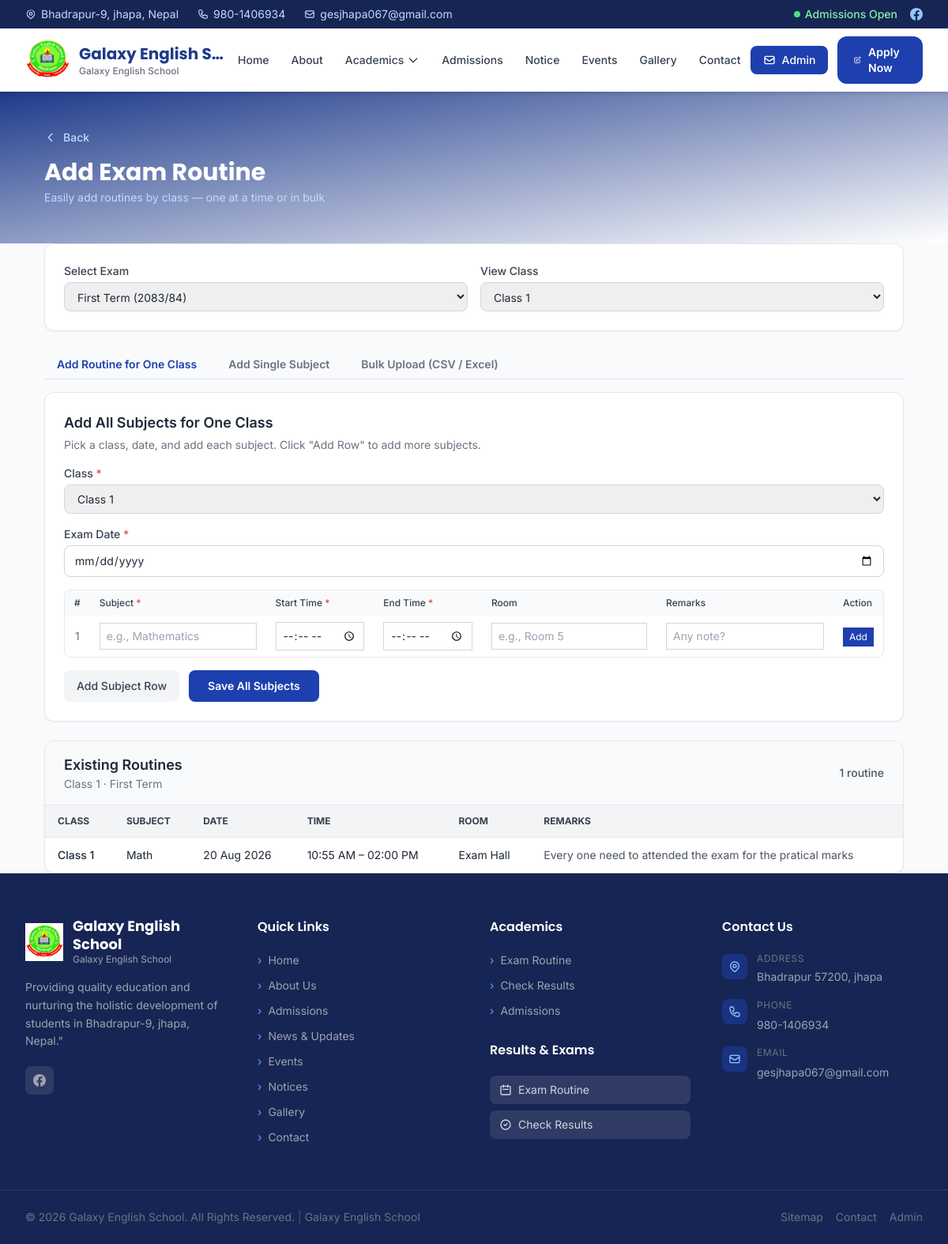
Before: /exam-routine/add/ (signed in) with the older database file.
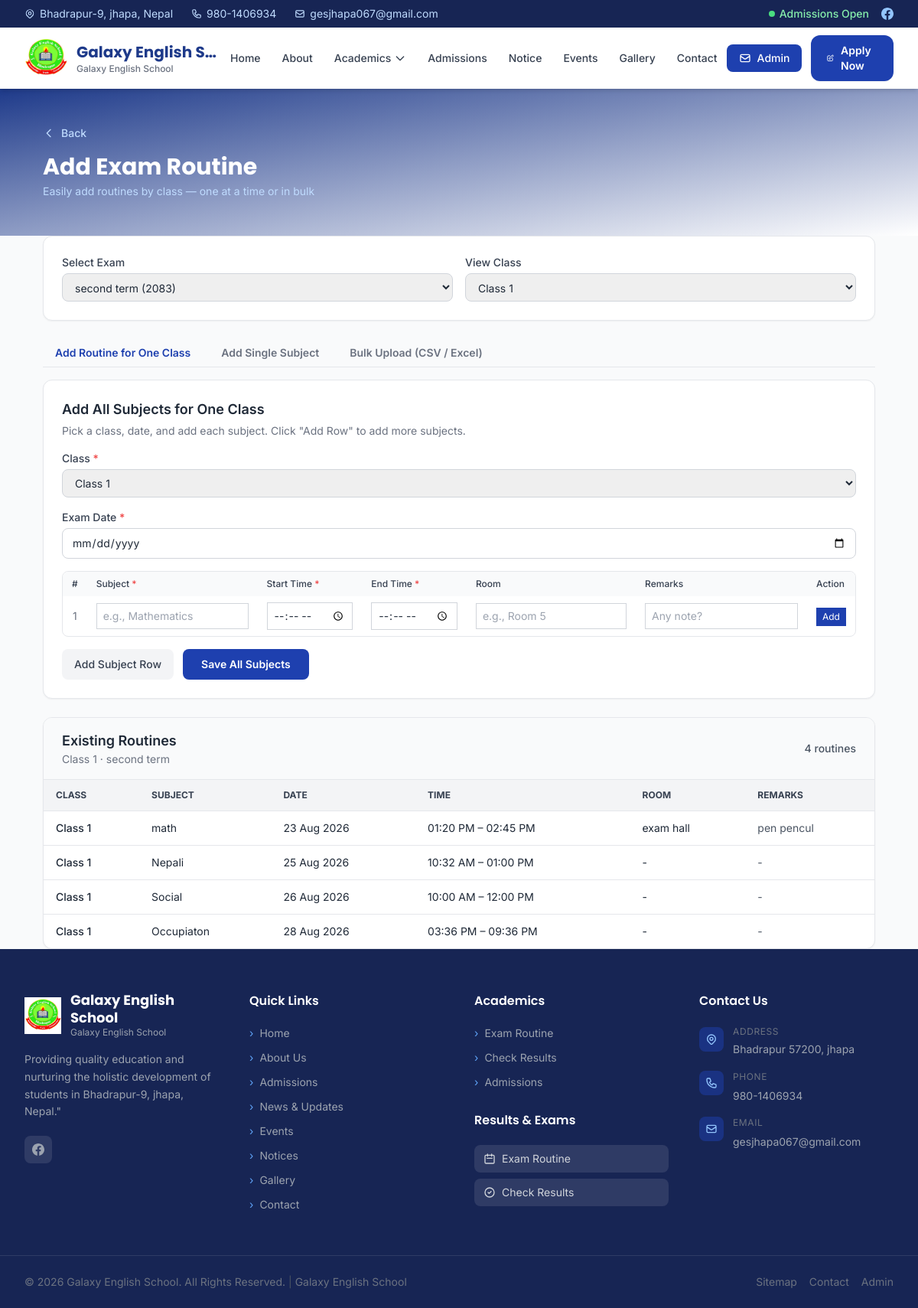
After: the same page with the newer database file.
### apps/academics/models.py (models this page shows, shortened)
class Exam(models.Model):
    name = models.CharField(
        max_length=200,
        help_text="e.g., First Terminal Examination 2083"
    )
    academic_year = models.CharField(
        max_length=20,
        help_text="e.g., 2083/84"
    )
    start_date = models.DateField()
    end_date = models.DateField()
    is_published = models.BooleanField(default=False)
    created_at = models.DateTimeField(auto_now_add=True)
    updated_at = models.DateTimeField(auto_now=True)
    class Meta:
        ordering = ['-start_date']
        verbose_name = "Exam"
        verbose_name_plural = "Exams"
        indexes = [
            models.Index(fields=['-start_date']),
            models.Index(fields=['academic_year']),
        ]

class ExamRoutine(models.Model):
    GRADE_CHOICES = [
        ('1', 'Class 1'),
        ('2', 'Class 2'),
        ('3', 'Class 3'),
        ('4', 'Class 4'),
        ('5', 'Class 5'),
        ('6', 'Class 6'),
        ('7', 'Class 7'),
        ('8', 'Class 8'),
        ('9', 'Class 9'),
        ('10', 'Class 10'),
    ]
    exam = models.ForeignKey(
        Exam,
        on_delete=models.CASCADE,
        related_name='routines'
    )
    grade = models.CharField(
        max_length=2,
        choices=GRADE_CHOICES,
        verbose_name="Class",
        help_text="Select the class (Class 1 - Class 10)"
    )
    subject = models.CharField(max_length=200)
    exam_date = models.DateField()
    start_time = models.TimeField()
    end_time = models.TimeField()
    room = models.CharField(
        max_length=100,
        blank=True,
        help_text="Exam room or hall"
    )
    remarks = models.CharField(
        max_length=300,
        blank=True,
        help_text="Additional notes"
    )
    created_at = models.DateTimeField(auto_now_add=True)
    updated_at = models.DateTimeField(auto_now=True)
    class Meta:
        ordering = ['grade', 'exam_date', 'start_time']
        verbose_name = "Exam Routine"
        verbose_name_plural = "Exam Routines"
        indexes = [
            models.Index(fields=['exam_date']),
            models.Index(fields=['exam', 'grade']),
            models.Index(fields=['grade']),
        ]
        constraints = [
            models.UniqueConstraint(
                fields=[
                    'exam',
                    'grade',
                    'subject',
                    'exam_date',
                    'start_time',
                ],
                name='unique_exam_routine',
            ),
        ]

### apps/academics/views.py (the view, shortened to what this page needs)
# urls.py: path('exam-routine/add/', views.exam_routine_add, name='exam_routine_add'),
@staff_member_required
def exam_routine_add(request, exam_id=None):
    if not request.user.is_superuser:
        messages.error(request, "You don't have permission to add exam routines. Only administrators can access this page.")
        return redirect('core:home')
    school = SchoolSettings.get_settings()
    exams = Exam.objects.all().order_by('-start_date')
    selected_exam = None
    selected_grade = request.GET.get('grade', '1')
    routines = []
    manual_form_errors = []
    if exam_id:
        selected_exam = get_object_or_404(Exam, pk=exam_id)
    elif request.GET.get('exam'):
        selected_exam = get_object_or_404(
            Exam, pk=request.GET.get('exam')
        )
    elif exams.exists():
        selected_exam = exams.first()
    if selected_exam:
        routines = ExamRoutine.objects.filter(
            exam=selected_exam
        ).order_by('grade', 'exam_date', 'start_time')
        if selected_grade:
            routines = routines.filter(grade=selected_grade)
    context = {
        'school': school,
        'exams': exams,
        'selected_exam': selected_exam,
        'selected_grade': selected_grade,
        'routines': routines,
        'grade_choices': ExamRoutine.GRADE_CHOICES,
        'manual_form_errors': manual_form_errors,
        'page_title': 'Add Exam Routine',
    }
    return render(
        request,
        'academics/admin_exam_routine.html',
        context
    )

### apps/core/context_processors.py (called while the page is built)
def school_settings(request):
    try:
        settings_obj = SchoolSettings.get_settings()
    except Exception:
        settings_obj = None
    return {
        'school_settings': settings_obj,
    }

### apps/core/models.py (called while the page is built)
    @classmethod
    def get_settings(cls):
        cached = cache.get(cls.CACHE_KEY)
        if cached is not None:
            return cached
        obj, created = cls.objects.get_or_create(
            pk=1,
            defaults={
                'school_name': 'Galaxy English School',
                'organization_name': 'Galaxy English School',
            }
        )
        cache.set(cls.CACHE_KEY, obj)
        return obj

### templates/academics/admin_exam_routine.html (shortened to what the changed rows need)
{% extends 'base.html' %}
{% load static %}
{% block content %}
<section class="bg-gradient-to-br from-primary-800 to-primary-600 py-12">
    <div class="max-w-6xl mx-auto px-4 sm:px-6 lg:px-8">
        <h1 class="font-heading font-bold text-2xl lg:text-3xl text-white">Add Exam Routine</h1>
    </div>
</section>
<section class="py-8 bg-gray-50">
    <div class="max-w-6xl mx-auto px-4 sm:px-6 lg:px-8">
        <div class="bg-white rounded-xl border border-gray-200 shadow-sm p-6 mb-6">
            <form method="get" class="flex flex-wrap items-end gap-4">
                <div class="flex-1 min-w-[220px]">
                    <label class="block text-sm font-medium text-gray-700 mb-1">Select Exam</label>
                    <select name="exam" onchange="this.form.submit()"
                            class="w-full px-3 py-2 text-sm border border-gray-300 rounded-lg focus:ring-2 focus:ring-primary-500 focus:border-primary-500">
                        {% for exam in exams %}
                            <option value="{{ exam.pk }}" {% if selected_exam.pk == exam.pk %}selected{% endif %}>
                                {{ exam.name }} ({{ exam.academic_year }})
                            </option>
                        {% endfor %}
                    </select>
                </div>
            </form>
        </div>
        <div x-data="routineTabs()" x-init="init()" class="mb-6">
            <div x-show="tab === 'class'" x-cloak
                 class="bg-white rounded-xl border border-gray-200 shadow-sm p-6">
                <h2 class="text-lg font-semibold text-gray-800 mb-1">Add All Subjects for One Class</h2>
                <form method="post" class="space-y-4">
                    <div class="overflow-x-auto border border-gray-200 rounded-lg">
                        <table class="w-full">
                            <thead class="bg-gray-50">
                                <tr>
                                    <th class="px-3 py-2 text-left text-xs font-medium text-gray-700">#</th>
                                    <th class="px-3 py-2 text-left text-xs font-medium text-gray-700">Subject <span class="text-red-500">*</span></th>
                                    <th class="px-3 py-2 text-left text-xs font-medium text-gray-700">Start Time <span class="text-red-500">*</span></th>
                                    <th class="px-3 py-2 text-left text-xs font-medium text-gray-700">End Time <span class="text-red-500">*</span></th>
                                    <th class="px-3 py-2 text-left text-xs font-medium text-gray-700">Room</th>
                                    <th class="px-3 py-2 text-left text-xs font-medium text-gray-700">Remarks</th>
                                    <th class="px-3 py-2 text-left text-xs font-medium text-gray-700">Action</th>
                                </tr>
                            </thead>
                        </table>
                    </div>
                </form>
            </div>
        </div>
        <div class="bg-white rounded-xl border border-gray-200 shadow-sm overflow-hidden">
            <div class="px-6 py-4 border-b border-gray-200 bg-gray-50 flex items-center justify-between">
                <div>
                    <h2 class="text-lg font-semibold text-gray-800">Existing Routines</h2>
                    <p class="text-sm text-gray-500">Class {{ selected_grade }} &middot; {{ selected_exam.name }}</p>
                </div>
                <span class="text-sm font-medium text-gray-600">{{ routines|length }} routine{{ routines|length|pluralize }}</span>
            </div>
            {% if routines %}
                <div class="overflow-x-auto">
                    <table class="w-full divide-y divide-gray-200">
                        <thead class="bg-gray-100">
                            <tr>
                                <th class="px-4 py-3 text-left text-xs font-bold text-gray-700 uppercase">Class</th>
                                <th class="px-4 py-3 text-left text-xs font-bold text-gray-700 uppercase">Subject</th>
                                <th class="px-4 py-3 text-left text-xs font-bold text-gray-700 uppercase">Date</th>
                                <th class="px-4 py-3 text-left text-xs font-bold text-gray-700 uppercase">Time</th>
                                <th class="px-4 py-3 text-left text-xs font-bold text-gray-700 uppercase">Room</th>
                                <th class="px-4 py-3 text-left text-xs font-bold text-gray-700 uppercase">Remarks</th>
                            </tr>
                        </thead>
                        <tbody class="divide-y divide-gray-200">
                            {% for routine in routines %}
                            <tr class="hover:bg-gray-50">
                                <td class="px-4 py-3 text-sm font-medium">Class {{ routine.grade }}</td>
                                <td class="px-4 py-3 text-sm">{{ routine.subject }}</td>
                                <td class="px-4 py-3 text-sm">{{ routine.exam_date|date:"d M Y" }}</td>
                                <td class="px-4 py-3 text-sm">{{ routine.start_time|time:"h:i A" }} &ndash; {{ routine.end_time|time:"h:i A" }}</td>
                                <td class="px-4 py-3 text-sm">{{ routine.room|default:"-" }}</td>
                                <td class="px-4 py-3 text-sm text-gray-600">{{ routine.remarks|default:"-" }}</td>
                            </tr>
                            {% endfor %}
                        </tbody>
                    </table>
                </div>
            {% else %}
                <div class="px-6 py-10 text-center text-gray-500">
                    <p>No routines for Class {{ selected_grade }} yet. Use the form above to add one.</p>
                </div>
            {% endif %}
        </div>
    </div>
</section>
{% endblock %}

Changed rows visible on the page:
no longer on this page (row unchanged): Exam: name "First Term"
no longer on this page (row unchanged): ExamRoutine: grade "1", subject "Math", exam_date "20 Aug 2026", start_time "10:55 AM", end_time "02:00 PM", room "Exam Hall", remarks "Every one need to attended the exam for the pratical marks"
added Exam: name "second term"
added ExamRoutine: grade "1", subject "math", exam_date "23 Aug 2026", start_time "01:20 PM", end_time "02:45 PM", room "exam hall", remarks "pen pencul"
added ExamRoutine: grade "1", subject "Nepali", exam_date "25 Aug 2026", start_time "10:32 AM", end_time "01:00 PM", room "-", remarks "-"
added ExamRoutine: grade "1", subject "Social", exam_date "26 Aug 2026", start_time "10:00 AM", end_time "12:00 PM", room "-", remarks "-"
added ExamRoutine: grade "1", subject "Occupiaton", exam_date "28 Aug 2026", start_time "03:36 PM", end_time "09:36 PM", room "-", remarks "-"
Other visible differences:
form field exam: "First Term (2083/84)" → "second term (2083)"
{{ routines|length }}: "1" → "4"
